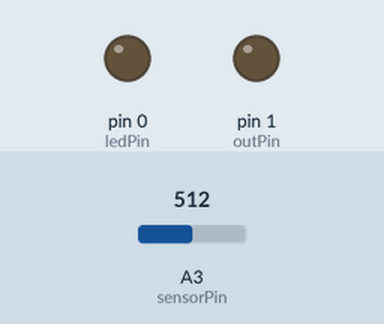
A sketch run on a simulated Arduino Uno, built with avr-gcc and run on an emulated ATmega328P. Parts: output pins drawn as LEDs (lit = HIGH). Inputs (shaded band) come from the test bench; at power-on: A3 (sensorPin) = 512.

Above: at 1.2 s.
1.3 s: A3 (sensorPin) set to 505
At 2.2 s:
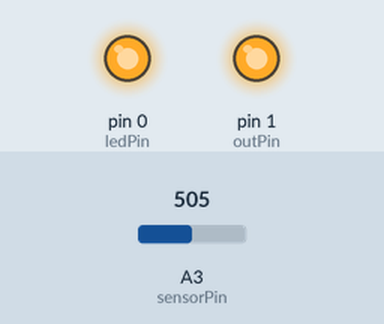
2.8 s: A3 (sensorPin) set to 716
At 3.3 s:
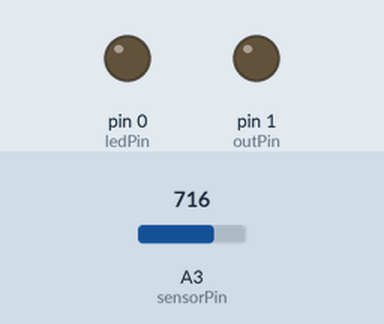
4.3 s: A3 (sensorPin) set to 511
At 5.7 s:
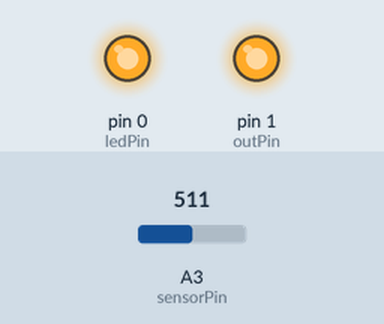
Timing chart, 0 to 7.3 s (numbered marks = the images above; inputs shaded):
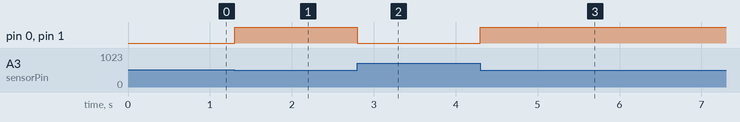

The sketch:

pot_dimmer.ino
```cpp
int sensorPin = A3;    // The potentiometer is connected to A3
int ledPin = 0;      // The LED is connected to pin 0
int outPin = 1;

int sensorValue;
int outValue;

void setup() // this function runs once when the sketch starts up
{
  pinMode(ledPin, OUTPUT);
}

void loop() // this function runs repeatedly after setup() finishes
{

  sensorValue = analogRead(sensorPin);

  outValue = map(sensorValue, 0, 1023, 254, 0);//reversed for intuitiveness
  analogWrite(ledPin, outValue);
  analogWrite(outPin, outValue);

}
```

Measured:
- the behaviour switches between 512 and 511 on A3 (sensorPin) (found by bisection; images 0 and 1)
- after the input at 1.3 s, pin 0 (ledPin), pin 1 (outPin): LOW → HIGH at once
- after the input at 2.8 s, pin 0 (ledPin), pin 1 (outPin): HIGH → LOW at once
- after the input at 4.3 s, pin 0 (ledPin), pin 1 (outPin): LOW → HIGH at once
